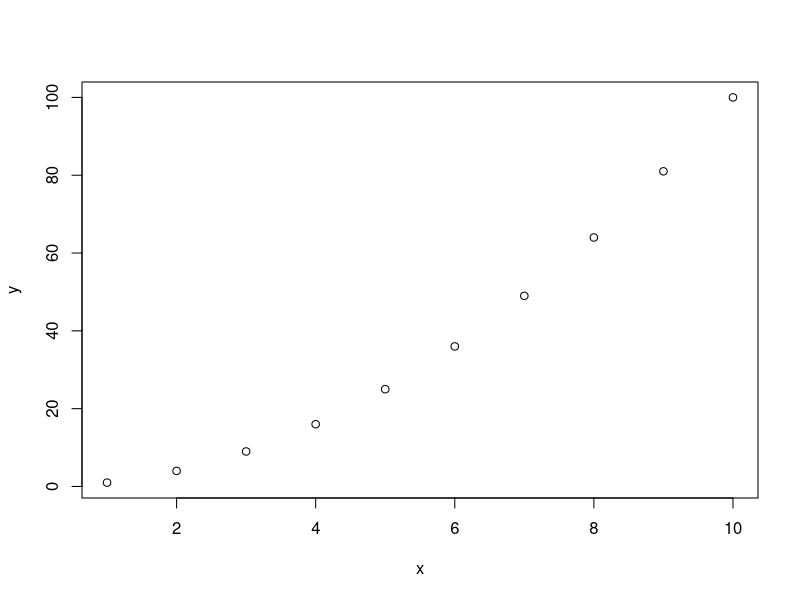
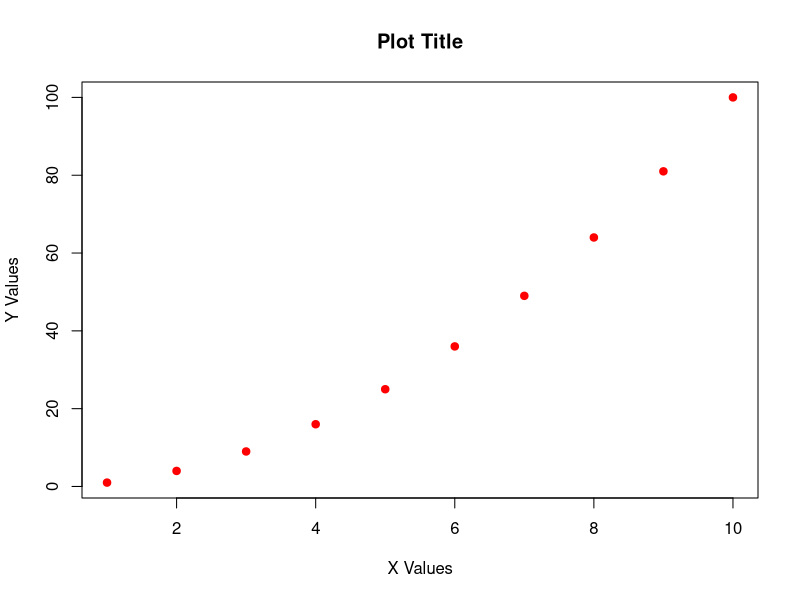

Reproduce these figures in R, in order.
## ---- chunk 1
x <- 1:10
## ---- chunk 2
x
## ---- chunk 3
y <- x^2
## ---- chunk 4
y
## ---- chunk 5
x*y
## ---- chunk 6
y-x
## ---- chunk 7
x
# y
## ---- chunk 8
# subtract x from y
y - x
## ---- chunk 9
plot(x = x, y = y)
## ---- chunk 10
plot(x = x, # specify x values
     y = y, # specify y values
     ylab = "Y Values", # specify Y label
     xlab = "X Values", # specify X label
     main = "Plot Title", # specify main title
     pch = 19, # adjust point style
     col = "red") # make points red
